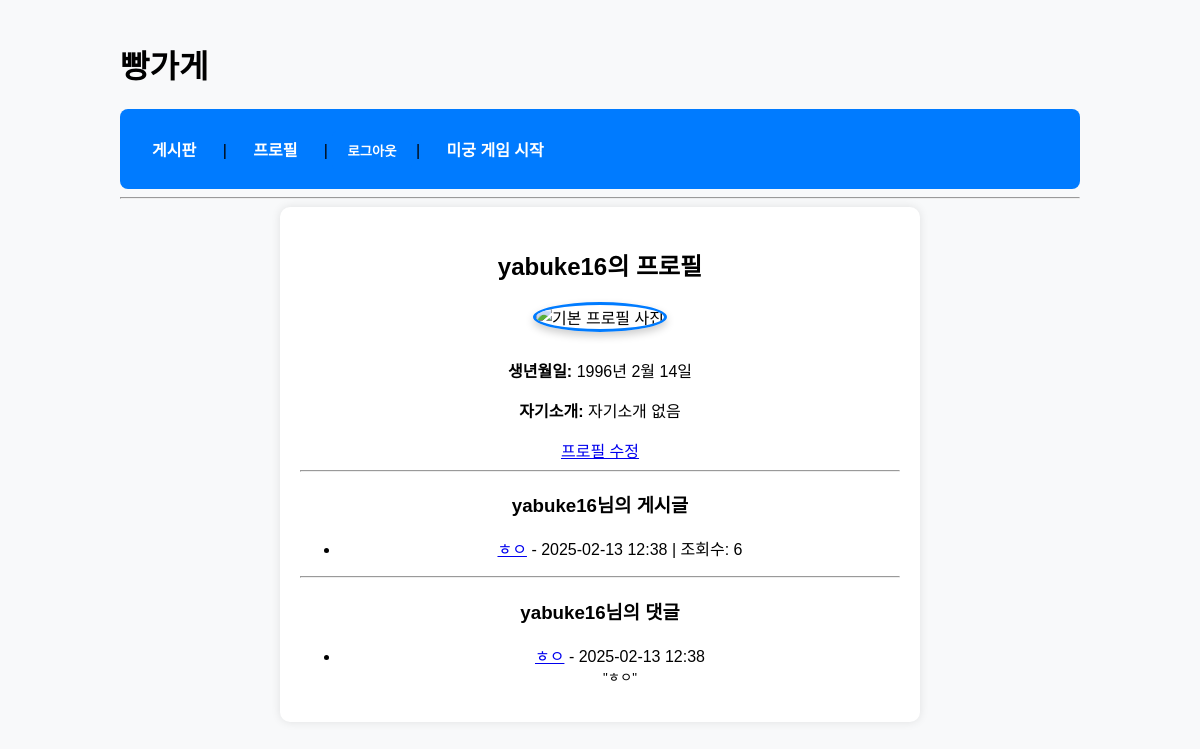
The app's page /accounts/profile/ (signed in) with its own data.
### accounts/models.py (models this page shows, shortened)
class Profile(models.Model):
    user = models.OneToOneField(User, on_delete=models.CASCADE) # User와 1대1 관계
    birth_date = models.DateField(null=True, blank=True) #생년월일
    profile_image = models.ImageField(upload_to='profile_pics/', null=True, blank=True,verbose_name="자기소개") #프로필 사진
    bio = models.TextField(blank=True, null=True) #자기소개 추가
    class Meta:
        verbose_name = "프로필"
        verbose_name_plural = "프로필들"
        ordering = ['user']

### board/models.py (models this page shows, shortened)
class Post(models.Model):
    title = models.CharField(max_length=200) #글내용
    content = models.TextField() # 글제목
    author = models.ForeignKey(User, on_delete=models.CASCADE) # 작성자
    created_at = models.DateTimeField(auto_now_add=True) #작성 시간
    updated_at = models.DateTimeField(auto_now=True) # 수정 시간
    image = models.ImageField(upload_to='post_images/', blank=True, null=True) #이미지 필드 추가
    views = models.PositiveIntegerField(default=0) #조회수 필드 추가
    tags = models.ManyToManyField(Tag, blank=True) # 태그 (다대다 관계)
    category = models.ForeignKey(Category, on_delete=models.SET_NULL, null=True, blank=True, related_name='posts') # 카테고리 추가
    attached_file = models.FileField(upload_to=post_file_path, blank=True, null=True)
    bookmarks = models.ManyToManyField(User, related_name="bookmarked_posts", blank=True)
    likes = models.ManyToManyField(User, related_name='liked_posts', blank=True)

class Comment(models.Model):
    post = models.ForeignKey(Post, on_delete=models.CASCADE, related_name='comments') # 댓글이 속한 게시글
    author = models.ForeignKey(User, on_delete=models.CASCADE) # 댓글 작성자
    content = models.TextField() # 댓글 내용
    created_at = models.DateTimeField(auto_now_add=True) # 작성시간
    updated_at = models.DateTimeField(auto_now=True) # 수정시간

### accounts/views.py (the view)
# urls.py: path('profile/', profile, name='profile'), #프로필 페이지 추가
@login_required #로그인한 사용자만 접근 가능
def profile(request):
    profile = get_object_or_404(Profile, user=request.user) #현재 로그인한 유저의 프로필
    posts = Post.objects.filter(author=request.user).order_by('-created_at') # 내가 작성한 글 가져오기, 최신 순 정렬
    comments = Comment.objects.filter(author=request.user).order_by('-created_at') # 내가 작성한 댓글 가져오기
    return render(request,"accounts/profile.html",{
        "profile": profile,
        "posts": posts,
        "comments": comments,
    })

### accounts/templates/accounts/profile.html (shortened to what this page needs)
{% extends "base.html" %}
{% block content %}
<div class="profile-container">
    <h2>{{ user.username }}의 프로필</h2>
    {% if profile.profile_image %}
        <img src="{{ profile.profile_image.url }}" alt="프로필 사진" class="profile-image">
    {% else %}
        <img src="/static/default_profile.png" alt="기본 프로필 사진" class="profile-image">
    {% endif %}
    <div class="profile-info">
        <p><strong>생년월일:</strong> {{ profile.birth_date|default:"입력하지 않음" }}</p>
        <p><strong>자기소개:</strong> {{ profile.bio|default:"자기소개 없음" }}</p>
    </div>
    {% if user == request.user %}
        <a href="{% url 'profile_edit' %}" class="profile-edit-btn">프로필 수정</a>
    {% endif %}
    <hr>
    <h3>{{ user.username }}님의 게시글</h3>
    {% if posts %}
        <ul class="post-list">
            {% for post in posts %}
                <li>
                    <a href="{% url 'post_detail' post.id %}">{{ post.title }}</a> -
                    {{ post.created_at|date:"Y-m-d H:i" }} | 조회수: {{ post.views }}
                </li>
            {% endfor %}
        </ul>
    {% else %}
        <p>작성한 게시글이 없습니다.</p>
    {% endif %}
    <hr>
    <h3>{{ user.username }}님의 댓글</h3>
    {% if comments %}
        <ul class="comment-list">
            {% for comment in comments %}
                <li>
                    <a href="{% url 'post_detail' comment.post.id %}">{{ comment.post.title }}</a> -
                    {{ comment.created_at|date:"Y-m-d H:i" }}<br>
                    <small>"{{ comment.content }}"</small>
                </li>
            {% endfor %}
        </ul>
    {% else %}
        <p>작성한 댓글이 없습니다.</p>
    {% endif %}
</div>
{% endblock %}

### static/css/style.css (style rules this page uses)
body { font-family: Arial, sans-serif; margin: 0; padding: 0; background-color: #f8f9fa; }
.profile-container { max-width: 600px; margin: auto; background: white; padding: 20px; border-radius: 10px; box-shadow: 0px 0px 10px rgba(0, 0, 0, 0.1); text-align: center; }
.profile-image { width: 120px; height: 120px; border-radius: 50%; object-fit: cover; border: 3px solid #007bff; box-shadow: 0 4px 8px rgba(0, 0, 0, 0.2); margin-bottom: 10px; }

### records on screen
Profile: birth_date "1996년 2월 14일", bio "자기소개 없음"
Post: title "ㅎㅇ", created_at "2025-02-13 12:38", views "6"
Comment: post "ㅎㅇ", created_at "2025-02-13 12:38", content "ㅎㅇ"

### other values on screen
{{ user.username }} "yabuke16"
